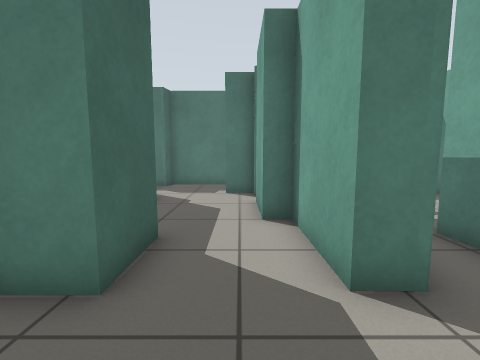
view 1 (above)

18 first-person views from a walk through a robot-simulator world made for Gazebo. The camera is 0.82 m above the floor, tilts 6° down and sees 90° across. The lines on the ground mark 1 m squares. The floor is counted in squares, 0.5 m on a side. Each view is taken from the middle of a square. On the plan, view 1 faces up. The plan holds only what a view shows up to about 14 squares ahead; the rest is blank.

view 2
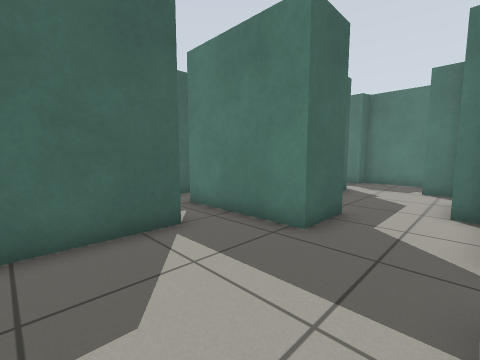

view 3
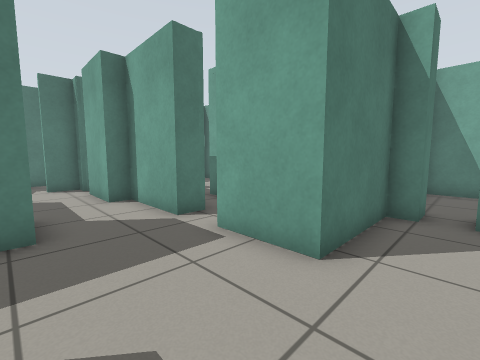

view 4
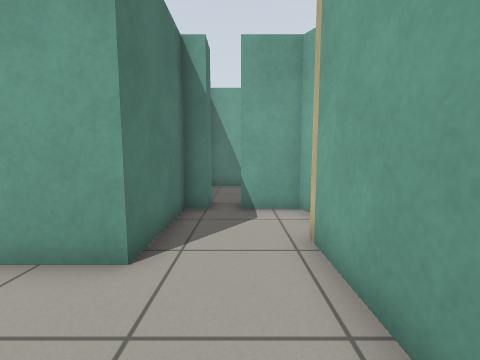

view 5
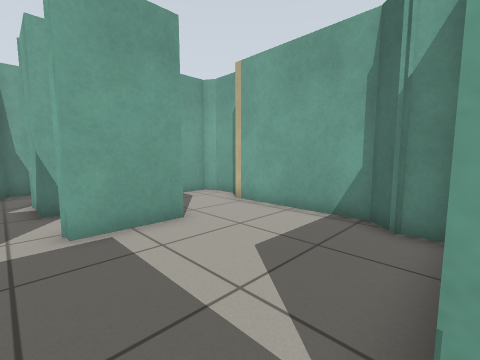

view 6
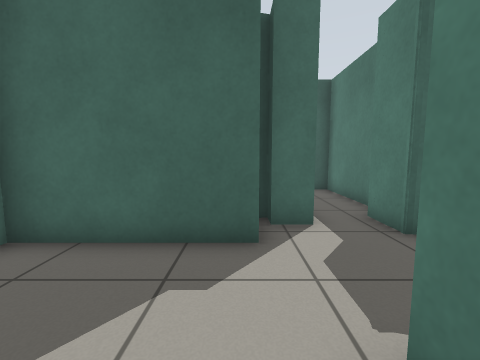

view 7
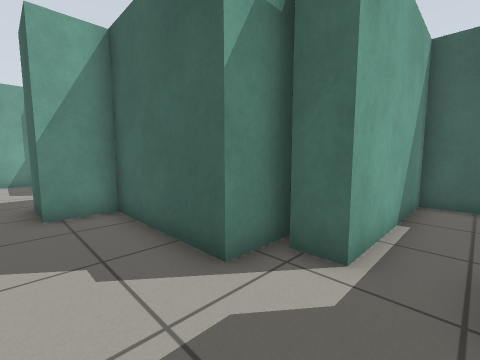

view 8
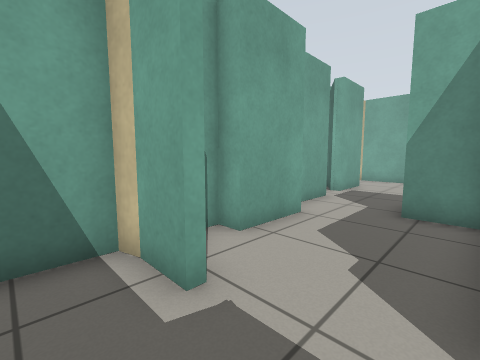

view 9
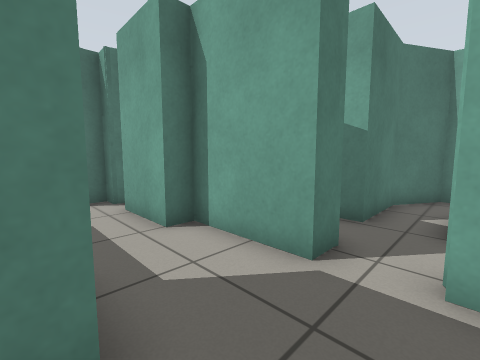

view 10
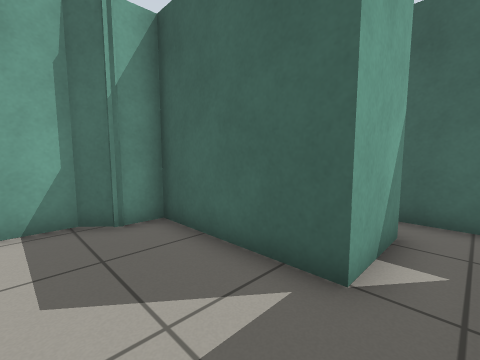

view 11
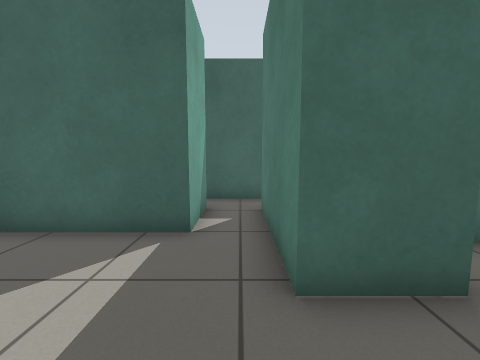

view 12
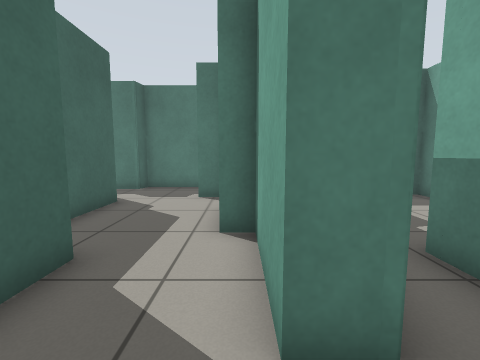

view 13
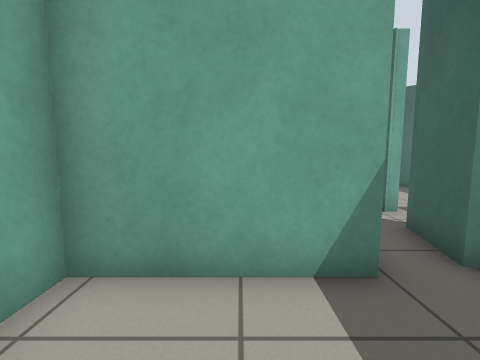

view 14
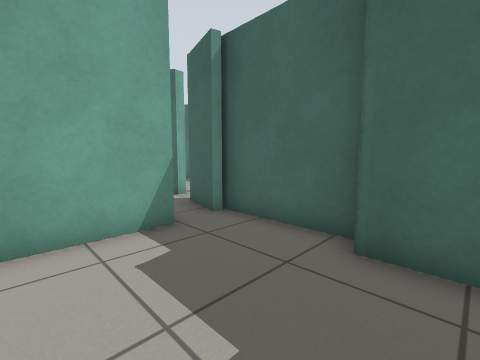

view 15
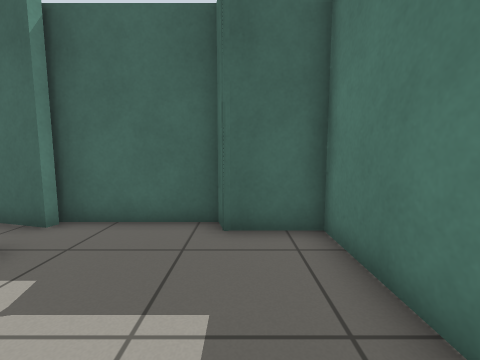

view 16
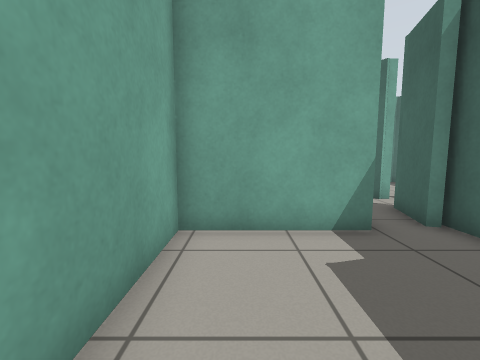

view 17
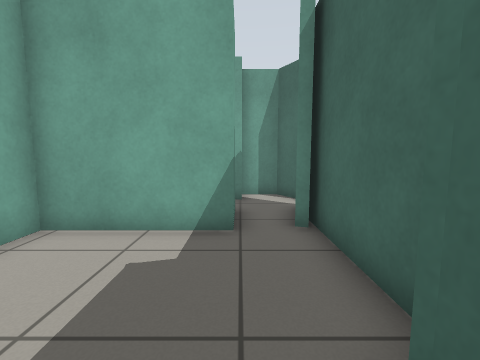

view 18
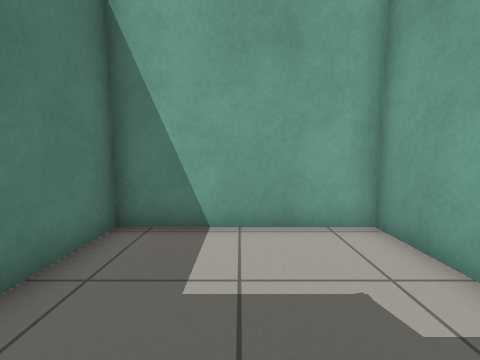

### Floor plan
Points are (right, up) in squares from view 1. A wall is a line through its corners. A room is listed if a view was taken in it or the views show most of it. See-through windows are left out.
Room 1 (views 1, 2, 3, 4, 5, 9, 10, 11, 12)
walls: (2.2, 2.6) (1.4, 2.6) (1.4, 4.5); (5.1, -2) (5.1, -1.3) (1.4, -1.3) (1.4, 1.3); (3.3, -5.1) (4.6, -5.1) (5.1, -4.8) (5.1, -3); (-1.6, 4.6) (-1.6, 2.6) (-6.1, 2.6); (-6.5, 1) (-3.9, 1) (-3.9, -3.8) (-2.8, -3.8) (-2.2, -4.4) (2.8, -4.4)
ways out: opening at (0, 3.5) to room 2; opening at (2, 2) to room 3; opening at (-6, 2)
Room 2 (views 6, 7, 8)
walls: (-5.2, 9.7) (-5.1, 9.4) (-3.3, 9.4) (-3.3, 4.6) (-1.6, 4.6); (0.7, 10.5) (1.3, 10.7) (1.3, 12.1); (1, 9.5) (0.6, 9.6) (0.6, 10.2) (-0.6, 10.2) (-0.6, 10.5) (0.8, 10.5); (-0.2, 13.1) (-3.7, 13.1) (-3.8, 12.4) (-5.4, 12.4); (-6.5, 13.1) (-10.2, 13.1) (-10.2, 10.7) (-4.5, 10.7) (-4.5, 9.7); (1.4, 4.5) (1.4, 5.9) (0.6, 5.9) (0.6, 8.4) (1.3, 8.4) (1.3, 8.9)
ways out: opening at (0, 3.5) to room 1
Room 3 (views 13, 14, 15, 16, 17, 18)
walls: (2.8, 4.7) (2.2, 2.6); (4.1, 2.9) (4.1, 4.9) (8.3, 4.9) (8.3, 10.8) (2.9, 10.8) (2.9, 8.7) (2.3, 8.5) (2.3, 4); (3.9, 0.9) (3.9, 1.2); (1.8, 1.3) (2.5, 0.1) (4, 0.1)
ways out: opening at (2, 2) to room 1; opening at (4, 2)

Where each view was taken, in squares from view 1:
view 1: 0 up, 0 right, facing up
view 2: 2 down, 1 right, facing up-left
view 3: 3 down, 2 left, facing up-right
view 4: 3 down, 2 left, facing right
view 5: 2 up, 4 left, facing down-right
view 6: 9 up, 1 right, facing left
view 7: 12 up, 1 left, facing down-left
view 8: 12 up, 3 left, facing down-right
view 9: 1 up, 2 left, facing up-right
view 10: 2 up, 1 left, facing down-left
view 11: 2 up, 1 right, facing left
view 12: 1 up, 1 right, facing up
view 13: 8 up, 6 right, facing down
view 14: 10 up, 7 right, facing down-left
view 15: 9 up, 8 right, facing left
view 16: 10 up, 7 right, facing down
view 17: 10 up, 4 right, facing down
view 18: 8 up, 3 right, facing right
